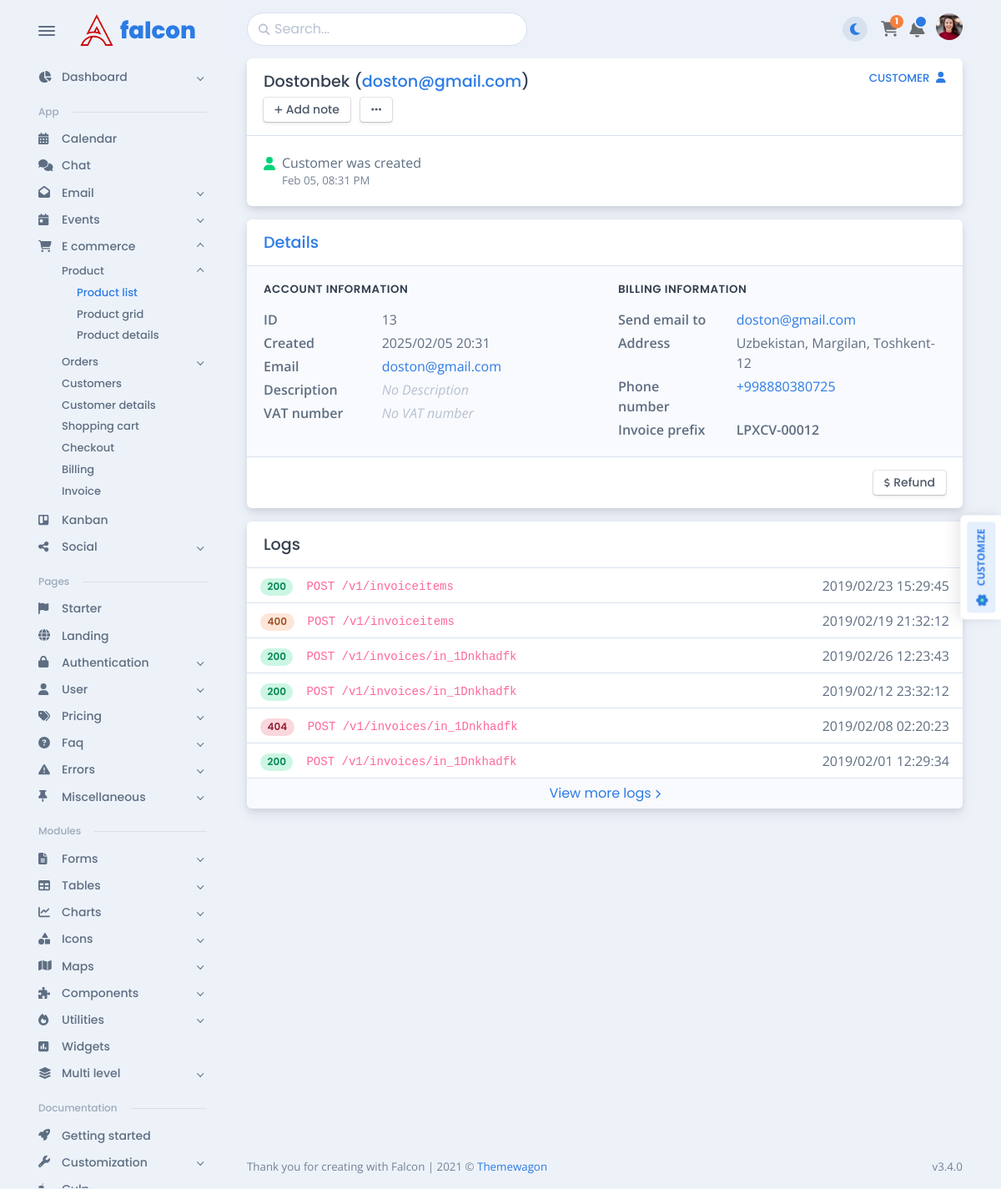
Page /customer_detail/13/ on the committed database.
### commerce/models.py (models this page shows, shortened)
class BaseModel(models.Model):
    created_at = models.DateTimeField(auto_now_add=True)
    updated_at = models.DateTimeField(auto_now=True)
    class Meta:
        abstract = True

class Customer(BaseModel):
    full_name = models.CharField(max_length=255)
    email = models.EmailField()
    description = models.TextField(blank=True, null=True, default="No Description")
    vat_number = models.CharField(max_length=50, blank=True, null=True, default="No VAT number")
    send_email_to = models.EmailField()
    address = models.TextField()
    phone_number = PhoneNumberField(region="UZ")
    invoice_prefix = models.CharField(max_length=5, default=generate_invoice_prefix, unique=True)
    invoice_number = models.IntegerField()
    def generate_invoice_id(self):
        return f"{self.invoice_prefix}-{self.invoice_number:05d}"

### commerce/views.py (the view)
# urls.py: path('customer_detail/<int:pk>/', views.customer_details, name='customer_details'),
def customer_details(request, pk):
    customer = get_object_or_404(Customer, id=pk)
    created_date = customer.created_at.strftime("%b %d, %I:%M %p")
    context = {
        'customer': customer,
        'created_date': created_date,
    }
    return render(request, template_name='commerce/customers/customer-details.html', context=context)

### commerce/templates/commerce/Customers/customer-details.html (shortened to what this page needs)
{% extends 'commerce/base/base.html' %}
{% load static %}
{% block customer_detail_content %}
    <div class="card mb-3">
        <div class="card-header">
            <div class="row">
                <div class="col">
                    <h5 class="mb-2">{{ customer.full_name }} (<a
                            href="mailto:{{ customer.email }}">{{ customer.email }}</a>)</h5><a
                        class="btn btn-falcon-default btn-sm" href="#!"><span class="fas fa-plus fs--2 me-1"></span>Add
                    note</a>
                    <button class="btn btn-falcon-default btn-sm dropdown-toggle ms-2 dropdown-caret-none" type="button"
                            data-bs-toggle="dropdown" aria-haspopup="true" aria-expanded="false"><span
                            class="fas fa-ellipsis-h"></span></button>
                </div>
                <div class="col-auto d-none d-sm-block">
                    <h6 class="text-uppercase text-600"><a
                            href="{% url 'customer_details' customer.id %}">Customer<span
                            class="fas fa-user ms-2"></span></a></h6>
                </div>
            </div>
        </div>
        <div class="card-body border-top">
            <div class="d-flex"><span class="fas fa-user text-success me-2" data-fa-transform="down-5"></span>
                <div class="flex-1">
                    <p class="mb-0">Customer was created</p>
                    <p class="fs--1 mb-0 text-600">{{ created_date }}</p>
                </div>
            </div>
        </div>
    </div>
    <div class="card mb-3">
        <div class="card-header">
            <div class="row align-items-center">
                <div class="col">
                    <h5 class="mb-0"><a href="{% url 'customer_details' customer.id %}">Details</a></h5>
                </div>
            </div>
        </div>
        <div class="card-body bg-light border-top">
            <div class="row">
                <div class="col-lg col-xxl-5">
                    <h6 class="fw-semi-bold ls mb-3 text-uppercase">Account Information</h6>
                    <div class="row">
                        <div class="col-5 col-sm-4">
                            <p class="fw-semi-bold mb-1">ID</p>
                        </div>
                        <div class="col">{{ customer.id }}</div>
                    </div>
                    <div class="row">
                        <div class="col-5 col-sm-4">
                            <p class="fw-semi-bold mb-1">Created</p>
                        </div>
                        <div class="col">{{ customer.created_at|date:"Y/m/d H:i" }}</div>
                    </div>
                    <div class="row">
                        <div class="col-5 col-sm-4">
                            <p class="fw-semi-bold mb-1">Email</p>
                        </div>
                        <div class="col"><a href="mailto:{{ customer.email }}">{{ customer.email }}</a></div>
                    </div>
                    <div class="row">
                        <div class="col-5 col-sm-4">
                            <p class="fw-semi-bold mb-1">Description</p>
                        </div>
                        <div class="col">
                            <p class="fst-italic text-400 mb-1">{{ customer.description }}</p>
                        </div>
                    </div>
                    <div class="row">
                        <div class="col-5 col-sm-4">
                            <p class="fw-semi-bold mb-0">VAT number</p>
                        </div>
                        <div class="col">
                            <p class="fst-italic text-400 mb-0">{{ customer.vat_number }}</p>
                        </div>
                    </div>
                </div>
                <div class="col-lg col-xxl-5 mt-4 mt-lg-0 offset-xxl-1">
                    <h6 class="fw-semi-bold ls mb-3 text-uppercase">Billing Information</h6>
                    <div class="row">
                        <div class="col-5 col-sm-4">
                            <p class="fw-semi-bold mb-1">Send email to</p>
                        </div>
                        <div class="col"><a href="mailto:{{ customer.email }}">{{ customer.email }}</a></div>
                    </div>
                    <div class="row">
                        <div class="col-5 col-sm-4">
                            <p class="fw-semi-bold mb-1">Address</p>
                        </div>
                        <div class="col">
                            <p class="mb-1">{{ customer.address }}</p>
                        </div>
                    </div>
                    <div class="row">
                        <div class="col-5 col-sm-4">
                            <p class="fw-semi-bold mb-1">Phone number</p>
                        </div>
                        <div class="col"><a href="tel:{{ customer.phone_number }}">{{ customer.phone_number }}</a></div>
                    </div>
                    <div class="row">
                        <div class="col-5 col-sm-4">
                            <p class="fw-semi-bold mb-0">Invoice prefix</p>
                        </div>
                        <div class="col">
                            <p class="fw-semi-bold mb-0">{{ customer.generate_invoice_id }}</p>
                        </div>
                    </div>
                </div>
            </div>
        </div>
        <div class="card-footer border-top text-end"><a class="btn btn-falcon-default btn-sm" href="#!"><span
                class="fas fa-dollar-sign fs--2 me-1"></span>Refund</a></div>
    </div>
    <div class="card mb-3">
        <div class="card-header">
            <h5 class="mb-0">Logs</h5>
        </div>
        <div class="card-body border-top p-0">
            <div class="row g-0 align-items-center border-bottom py-2 px-3">
                <div class="col-md-auto pe-3"><span class="badge badge-soft-success rounded-pill">200</span></div>
                <div class="col-md mt-1 mt-md-0"><code>POST /v1/invoiceitems</code></div>
                <div class="col-md-auto">
                    <p class="mb-0">2019/02/23 15:29:45</p>
                </div>
            </div>
            <div class="row g-0 align-items-center border-bottom py-2 px-3">
                <div class="col-md-auto pe-3"><span class="badge badge-soft-warning rounded-pill">400</span></div>
                <div class="col-md mt-1 mt-md-0"><code>POST /v1/invoiceitems</code></div>
                <div class="col-md-auto">
                    <p class="mb-0">2019/02/19 21:32:12</p>
                </div>
            </div>
            <div class="row g-0 align-items-center border-bottom py-2 px-3">
                <div class="col-md-auto pe-3"><span class="badge badge-soft-success rounded-pill">200</span></div>
                <div class="col-md mt-1 mt-md-0"><code>POST /v1/invoices/in_1Dnkhadfk</code></div>
                <div class="col-md-auto">
                    <p class="mb-0">2019/02/26 12:23:43</p>
                </div>
            </div>
            <div class="row g-0 align-items-center border-bottom py-2 px-3">
                <div class="col-md-auto pe-3"><span class="badge badge-soft-success rounded-pill">200</span></div>
                <div class="col-md mt-1 mt-md-0"><code>POST /v1/invoices/in_1Dnkhadfk</code></div>
                <div class="col-md-auto">
                    <p class="mb-0">2019/02/12 23:32:12</p>
                </div>
            </div>
            <div class="row g-0 align-items-center border-bottom py-2 px-3">
                <div class="col-md-auto pe-3"><span class="badge badge-soft-danger rounded-pill">404</span></div>
                <div class="col-md mt-1 mt-md-0"><code>POST /v1/invoices/in_1Dnkhadfk</code></div>
                <div class="col-md-auto">
                    <p class="mb-0">2019/02/08 02:20:23</p>
                </div>
            </div>
            <div class="row g-0 align-items-center border-bottom py-2 px-3">
                <div class="col-md-auto pe-3"><span class="badge badge-soft-success rounded-pill">200</span></div>
                <div class="col-md mt-1 mt-md-0"><code>POST /v1/invoices/in_1Dnkhadfk</code></div>
                <div class="col-md-auto">
                    <p class="mb-0">2019/02/01 12:29:34</p>
                </div>
            </div>
        </div>
        <div class="card-footer bg-light p-0"><a class="btn btn-link d-block w-100" href="{% url 'about' %}">View more
            logs<span
                    class="fas fa-chevron-right fs--2 ms-1"></span></a></div>
    </div>
{% endblock %}

### rows in the picture
Customer: full_name "Dostonbek", email "doston@gmail.com", id "13", created_at "2025/02/05 20:31", description "No Description", vat_number "No VAT number", address "Uzbekistan, Margilan, Toshkent-12", phone_number "+998880380725", generate_invoice_id "LPXCV-00012"

### other values in the picture
{{ created_date }} "Feb 05, 08:31 PM"
